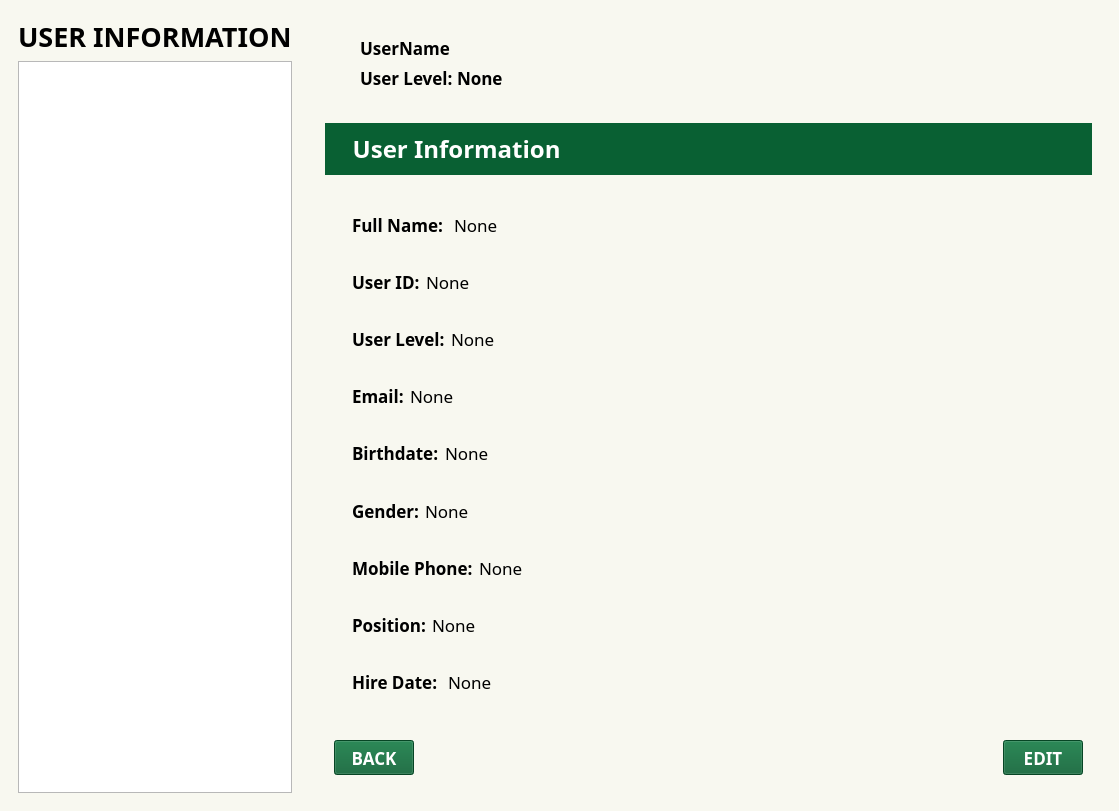
<?xml version="1.0" encoding="UTF-8"?>
<ui version="4.0">
 <class>MainWindow</class>
 <widget class="QMainWindow" name="MainWindow">
  <property name="geometry">
   <rect>
    <x>0</x>
    <y>0</y>
    <width>1063</width>
    <height>811</height>
   </rect>
  </property>
  <property name="windowTitle">
   <string>MainWindow</string>
  </property>
  <widget class="QWidget" name="centralwidget">
   <property name="styleSheet">
    <string notr="true">#centralwidget{
background-color: #F8F8F0
}</string>
   </property>
   <layout class="QGridLayout" name="gridLayout">
    <item row="0" column="0">
     <widget class="QWidget" name="widget" native="true">
      <layout class="QVBoxLayout" name="verticalLayout_9">
       <item>
        <widget class="QLabel" name="label">
         <property name="font">
          <font>
           <family>DM Sans</family>
           <pointsize>20</pointsize>
           <weight>75</weight>
           <italic>false</italic>
           <bold>true</bold>
          </font>
         </property>
         <property name="text">
          <string>USER INFORMATION</string>
         </property>
        </widget>
       </item>
       <item>
        <widget class="QListWidget" name="accountList">
         <property name="font">
          <font>
           <family>DM Sans</family>
           <pointsize>13</pointsize>
          </font>
         </property>
        </widget>
       </item>
      </layout>
     </widget>
    </item>
    <item row="0" column="1">
     <widget class="QWidget" name="widget_2" native="true">
      <property name="styleSheet">
       <string notr="true">#widget{
background-color: #F8F8F0;
border: 2px solid #096033;
}
</string>
      </property>
      <layout class="QVBoxLayout" name="verticalLayout_6">
       <item>
        <widget class="QWidget" name="widget_10" native="true">
         <property name="sizePolicy">
          <sizepolicy hsizetype="Preferred" vsizetype="Fixed">
           <horstretch>0</horstretch>
           <verstretch>0</verstretch>
          </sizepolicy>
         </property>
         <layout class="QHBoxLayout" name="horizontalLayout_17">
          <item>
           <widget class="QLabel" name="label_16">
            <property name="text">
             <string/>
            </property>
            <property name="pixmap">
             <pixmap>../../../../../../../../Downloads/ICONS/profile.png</pixmap>
            </property>
            <property name="scaledContents">
             <bool>true</bool>
            </property>
           </widget>
          </item>
          <item>
           <widget class="QLabel" name="CUIcon_L">
            <property name="sizePolicy">
             <sizepolicy hsizetype="Minimum" vsizetype="Minimum">
              <horstretch>0</horstretch>
              <verstretch>0</verstretch>
             </sizepolicy>
            </property>
            <property name="maximumSize">
             <size>
              <width>50</width>
              <height>50</height>
             </size>
            </property>
            <property name="text">
             <string/>
            </property>
            <property name="pixmap">
             <pixmap resource="../../../assets/All_In_Resource.qrc">:/Icons/Icons/profile.png</pixmap>
            </property>
            <property name="scaledContents">
             <bool>true</bool>
            </property>
           </widget>
          </item>
          <item>
           <widget class="QWidget" name="widget_25" native="true">
            <layout class="QVBoxLayout" name="verticalLayout_5">
             <item>
              <widget class="QLabel" name="CUName_L">
               <property name="font">
                <font>
                 <family>DM Sans</family>
                 <pointsize>13</pointsize>
                 <weight>75</weight>
                 <bold>true</bold>
                </font>
               </property>
               <property name="text">
                <string>UserName</string>
               </property>
              </widget>
             </item>
             <item>
              <widget class="QWidget" name="widget_11" native="true">
               <layout class="QHBoxLayout" name="horizontalLayout_5">
                <property name="spacing">
                 <number>0</number>
                </property>
                <property name="leftMargin">
                 <number>0</number>
                </property>
                <property name="topMargin">
                 <number>0</number>
                </property>
                <property name="rightMargin">
                 <number>0</number>
                </property>
                <property name="bottomMargin">
                 <number>0</number>
                </property>
                <item>
                 <widget class="QLabel" name="label_18">
                  <property name="font">
                   <font>
                    <family>DM Sans</family>
                    <pointsize>13</pointsize>
                    <weight>75</weight>
                    <bold>true</bold>
                   </font>
                  </property>
                  <property name="text">
                   <string>User Level: </string>
                  </property>
                 </widget>
                </item>
                <item>
                 <widget class="QLabel" name="CULevel_L">
                  <property name="font">
                   <font>
                    <family>DM Sans</family>
                    <pointsize>13</pointsize>
                    <weight>75</weight>
                    <bold>true</bold>
                   </font>
                  </property>
                  <property name="text">
                   <string>None</string>
                  </property>
                 </widget>
                </item>
               </layout>
              </widget>
             </item>
            </layout>
           </widget>
          </item>
          <item>
           <spacer name="horizontalSpacer_14">
            <property name="orientation">
             <enum>Qt::Horizontal</enum>
            </property>
            <property name="sizeHint" stdset="0">
             <size>
              <width>526</width>
              <height>20</height>
             </size>
            </property>
           </spacer>
          </item>
         </layout>
        </widget>
       </item>
       <item>
        <widget class="QWidget" name="widget_12" native="true">
         <layout class="QVBoxLayout" name="verticalLayout_7">
          <item>
           <widget class="QWidget" name="widget_13" native="true">
            <property name="sizePolicy">
             <sizepolicy hsizetype="Preferred" vsizetype="Fixed">
              <horstretch>0</horstretch>
              <verstretch>0</verstretch>
             </sizepolicy>
            </property>
            <property name="styleSheet">
             <string notr="true">background-color: #096033</string>
            </property>
            <layout class="QHBoxLayout" name="horizontalLayout_6">
             <item>
              <widget class="QLabel" name="label_20">
               <property name="font">
                <font>
                 <family>DM Sans</family>
                 <pointsize>18</pointsize>
                 <weight>75</weight>
                 <italic>false</italic>
                 <bold>true</bold>
                </font>
               </property>
               <property name="styleSheet">
                <string notr="true">color: white;</string>
               </property>
               <property name="text">
                <string>   User Information</string>
               </property>
              </widget>
             </item>
            </layout>
           </widget>
          </item>
          <item>
           <widget class="QWidget" name="widget_14" native="true">
            <layout class="QHBoxLayout" name="horizontalLayout_12">
             <item>
              <widget class="QWidget" name="widget_15" native="true">
               <property name="styleSheet">
                <string notr="true"/>
               </property>
               <layout class="QVBoxLayout" name="verticalLayout_8">
                <item>
                 <widget class="QWidget" name="widget_16" native="true">
                  <layout class="QHBoxLayout" name="horizontalLayout_7">
                   <item>
                    <widget class="QLabel" name="label_22">
                     <property name="font">
                      <font>
                       <family>DM Sans</family>
                       <pointsize>13</pointsize>
                       <weight>75</weight>
                       <bold>true</bold>
                      </font>
                     </property>
                     <property name="text">
                      <string>Full Name: </string>
                     </property>
                    </widget>
                   </item>
                   <item>
                    <widget class="QLabel" name="Name_L">
                     <property name="font">
                      <font>
                       <family>DM Sans</family>
                       <pointsize>13</pointsize>
                      </font>
                     </property>
                     <property name="text">
                      <string>None</string>
                     </property>
                    </widget>
                   </item>
                   <item>
                    <spacer name="horizontalSpacer_4">
                     <property name="orientation">
                      <enum>Qt::Horizontal</enum>
                     </property>
                     <property name="sizeHint" stdset="0">
                      <size>
                       <width>343</width>
                       <height>20</height>
                      </size>
                     </property>
                    </spacer>
                   </item>
                  </layout>
                 </widget>
                </item>
                <item>
                 <widget class="QWidget" name="widget_3" native="true">
                  <layout class="QHBoxLayout" name="horizontalLayout">
                   <item>
                    <widget class="QLabel" name="label_3">
                     <property name="font">
                      <font>
                       <family>DM Sans</family>
                       <pointsize>13</pointsize>
                       <weight>75</weight>
                       <bold>true</bold>
                      </font>
                     </property>
                     <property name="text">
                      <string>User ID:</string>
                     </property>
                    </widget>
                   </item>
                   <item>
                    <widget class="QLabel" name="SUID_L">
                     <property name="font">
                      <font>
                       <family>DM Sans</family>
                       <pointsize>13</pointsize>
                      </font>
                     </property>
                     <property name="text">
                      <string>None</string>
                     </property>
                    </widget>
                   </item>
                   <item>
                    <spacer name="horizontalSpacer">
                     <property name="orientation">
                      <enum>Qt::Horizontal</enum>
                     </property>
                     <property name="sizeHint" stdset="0">
                      <size>
                       <width>40</width>
                       <height>20</height>
                      </size>
                     </property>
                    </spacer>
                   </item>
                  </layout>
                 </widget>
                </item>
                <item>
                 <widget class="QWidget" name="widget_17" native="true">
                  <layout class="QHBoxLayout" name="horizontalLayout_8">
                   <item>
                    <widget class="QLabel" name="label_24">
                     <property name="font">
                      <font>
                       <family>DM Sans</family>
                       <pointsize>13</pointsize>
                       <weight>75</weight>
                       <bold>true</bold>
                      </font>
                     </property>
                     <property name="text">
                      <string>User Level:</string>
                     </property>
                    </widget>
                   </item>
                   <item>
                    <widget class="QLabel" name="ULevel_L">
                     <property name="font">
                      <font>
                       <family>DM Sans</family>
                       <pointsize>13</pointsize>
                      </font>
                     </property>
                     <property name="text">
                      <string>None</string>
                     </property>
                    </widget>
                   </item>
                   <item>
                    <spacer name="horizontalSpacer_5">
                     <property name="orientation">
                      <enum>Qt::Horizontal</enum>
                     </property>
                     <property name="sizeHint" stdset="0">
                      <size>
                       <width>343</width>
                       <height>20</height>
                      </size>
                     </property>
                    </spacer>
                   </item>
                  </layout>
                 </widget>
                </item>
                <item>
                 <widget class="QWidget" name="widget_18" native="true">
                  <layout class="QHBoxLayout" name="horizontalLayout_9">
                   <item>
                    <widget class="QLabel" name="label_26">
                     <property name="font">
                      <font>
                       <family>DM Sans</family>
                       <pointsize>13</pointsize>
                       <weight>75</weight>
                       <bold>true</bold>
                      </font>
                     </property>
                     <property name="text">
                      <string>Email:</string>
                     </property>
                    </widget>
                   </item>
                   <item>
                    <widget class="QLabel" name="Email_L">
                     <property name="font">
                      <font>
                       <family>DM Sans</family>
                       <pointsize>13</pointsize>
                      </font>
                     </property>
                     <property name="text">
                      <string>None</string>
                     </property>
                    </widget>
                   </item>
                   <item>
                    <spacer name="horizontalSpacer_6">
                     <property name="orientation">
                      <enum>Qt::Horizontal</enum>
                     </property>
                     <property name="sizeHint" stdset="0">
                      <size>
                       <width>343</width>
                       <height>20</height>
                      </size>
                     </property>
                    </spacer>
                   </item>
                  </layout>
                 </widget>
                </item>
                <item>
                 <widget class="QWidget" name="widget_19" native="true">
                  <layout class="QHBoxLayout" name="horizontalLayout_10">
                   <item>
                    <widget class="QLabel" name="label_28">
                     <property name="font">
                      <font>
                       <family>DM Sans</family>
                       <pointsize>13</pointsize>
                       <weight>75</weight>
                       <bold>true</bold>
                      </font>
                     </property>
                     <property name="text">
                      <string>Birthdate:</string>
                     </property>
                    </widget>
                   </item>
                   <item>
                    <widget class="QLabel" name="BDay_L">
                     <property name="font">
                      <font>
                       <family>DM Sans</family>
                       <pointsize>13</pointsize>
                      </font>
                     </property>
                     <property name="text">
                      <string>None</string>
                     </property>
                    </widget>
                   </item>
                   <item>
                    <spacer name="horizontalSpacer_7">
                     <property name="orientation">
                      <enum>Qt::Horizontal</enum>
                     </property>
                     <property name="sizeHint" stdset="0">
                      <size>
                       <width>343</width>
                       <height>20</height>
                      </size>
                     </property>
                    </spacer>
                   </item>
                  </layout>
                 </widget>
                </item>
                <item>
                 <widget class="QWidget" name="widget_20" native="true">
                  <layout class="QHBoxLayout" name="horizontalLayout_11">
                   <item>
                    <widget class="QLabel" name="label_30">
                     <property name="font">
                      <font>
                       <family>DM Sans</family>
                       <pointsize>13</pointsize>
                       <weight>75</weight>
                       <bold>true</bold>
                      </font>
                     </property>
                     <property name="text">
                      <string>Gender:</string>
                     </property>
                    </widget>
                   </item>
                   <item>
                    <widget class="QLabel" name="Sex_L">
                     <property name="font">
                      <font>
                       <family>DM Sans</family>
                       <pointsize>13</pointsize>
                      </font>
                     </property>
                     <property name="text">
                      <string>None</string>
                     </property>
                    </widget>
                   </item>
                   <item>
                    <spacer name="horizontalSpacer_8">
                     <property name="orientation">
                      <enum>Qt::Horizontal</enum>
                     </property>
                     <property name="sizeHint" stdset="0">
                      <size>
                       <width>343</width>
                       <height>20</height>
                      </size>
                     </property>
                    </spacer>
                   </item>
                  </layout>
                 </widget>
                </item>
                <item>
                 <widget class="QWidget" name="widget_21" native="true">
                  <layout class="QHBoxLayout" name="horizontalLayout_13">
                   <item>
                    <widget class="QLabel" name="label_32">
                     <property name="font">
                      <font>
                       <family>DM Sans</family>
                       <pointsize>13</pointsize>
                       <weight>75</weight>
                       <bold>true</bold>
                      </font>
                     </property>
                     <property name="text">
                      <string>Mobile Phone:</string>
                     </property>
                    </widget>
                   </item>
                   <item>
                    <widget class="QLabel" name="Phono_L">
                     <property name="font">
                      <font>
                       <family>DM Sans</family>
                       <pointsize>13</pointsize>
                      </font>
                     </property>
                     <property name="text">
                      <string>None</string>
                     </property>
                    </widget>
                   </item>
                   <item>
                    <spacer name="horizontalSpacer_9">
                     <property name="orientation">
                      <enum>Qt::Horizontal</enum>
                     </property>
                     <property name="sizeHint" stdset="0">
                      <size>
                       <width>343</width>
                       <height>20</height>
                      </size>
                     </property>
                    </spacer>
                   </item>
                  </layout>
                 </widget>
                </item>
                <item>
                 <widget class="QWidget" name="widget_22" native="true">
                  <layout class="QHBoxLayout" name="horizontalLayout_14">
                   <item>
                    <widget class="QLabel" name="label_34">
                     <property name="font">
                      <font>
                       <family>DM Sans</family>
                       <pointsize>13</pointsize>
                       <weight>75</weight>
                       <bold>true</bold>
                      </font>
                     </property>
                     <property name="text">
                      <string>Position:</string>
                     </property>
                    </widget>
                   </item>
                   <item>
                    <widget class="QLabel" name="Pos_L">
                     <property name="font">
                      <font>
                       <family>DM Sans</family>
                       <pointsize>13</pointsize>
                      </font>
                     </property>
                     <property name="text">
                      <string>None</string>
                     </property>
                    </widget>
                   </item>
                   <item>
                    <spacer name="horizontalSpacer_11">
                     <property name="orientation">
                      <enum>Qt::Horizontal</enum>
                     </property>
                     <property name="sizeHint" stdset="0">
                      <size>
                       <width>343</width>
                       <height>20</height>
                      </size>
                     </property>
                    </spacer>
                   </item>
                  </layout>
                 </widget>
                </item>
                <item>
                 <widget class="QWidget" name="widget_23" native="true">
                  <layout class="QHBoxLayout" name="horizontalLayout_15">
                   <item>
                    <widget class="QLabel" name="label_36">
                     <property name="font">
                      <font>
                       <family>DM Sans</family>
                       <pointsize>13</pointsize>
                       <weight>75</weight>
                       <bold>true</bold>
                      </font>
                     </property>
                     <property name="text">
                      <string>Hire Date: </string>
                     </property>
                    </widget>
                   </item>
                   <item>
                    <widget class="QLabel" name="HDate_L">
                     <property name="font">
                      <font>
                       <family>DM Sans</family>
                       <pointsize>13</pointsize>
                      </font>
                     </property>
                     <property name="text">
                      <string>None</string>
                     </property>
                    </widget>
                   </item>
                   <item>
                    <spacer name="horizontalSpacer_12">
                     <property name="orientation">
                      <enum>Qt::Horizontal</enum>
                     </property>
                     <property name="sizeHint" stdset="0">
                      <size>
                       <width>343</width>
                       <height>20</height>
                      </size>
                     </property>
                    </spacer>
                   </item>
                  </layout>
                 </widget>
                </item>
               </layout>
              </widget>
             </item>
            </layout>
           </widget>
          </item>
          <item>
           <widget class="QWidget" name="widget_24" native="true">
            <property name="sizePolicy">
             <sizepolicy hsizetype="Minimum" vsizetype="Fixed">
              <horstretch>0</horstretch>
              <verstretch>0</verstretch>
             </sizepolicy>
            </property>
            <layout class="QHBoxLayout" name="horizontalLayout_16">
             <item>
              <widget class="QPushButton" name="back_btn">
               <property name="sizePolicy">
                <sizepolicy hsizetype="Fixed" vsizetype="Fixed">
                 <horstretch>0</horstretch>
                 <verstretch>0</verstretch>
                </sizepolicy>
               </property>
               <property name="minimumSize">
                <size>
                 <width>25</width>
                 <height>35</height>
                </size>
               </property>
               <property name="font">
                <font>
                 <family>DM Sans</family>
                 <pointsize>13</pointsize>
                 <weight>75</weight>
                 <bold>true</bold>
                </font>
               </property>
               <property name="styleSheet">
                <string notr="true">background-color: #096033;
color: white;
</string>
               </property>
               <property name="text">
                <string>BACK</string>
               </property>
              </widget>
             </item>
             <item>
              <spacer name="horizontalSpacer_10">
               <property name="orientation">
                <enum>Qt::Horizontal</enum>
               </property>
               <property name="sizeHint" stdset="0">
                <size>
                 <width>583</width>
                 <height>20</height>
                </size>
               </property>
              </spacer>
             </item>
             <item>
              <widget class="QPushButton" name="Edit_btn">
               <property name="minimumSize">
                <size>
                 <width>25</width>
                 <height>35</height>
                </size>
               </property>
               <property name="font">
                <font>
                 <family>DM Sans</family>
                 <pointsize>13</pointsize>
                 <weight>75</weight>
                 <bold>true</bold>
                </font>
               </property>
               <property name="styleSheet">
                <string notr="true">background-color: #096033;
color: white;</string>
               </property>
               <property name="text">
                <string>EDIT</string>
               </property>
              </widget>
             </item>
            </layout>
           </widget>
          </item>
         </layout>
        </widget>
       </item>
      </layout>
     </widget>
    </item>
   </layout>
  </widget>
 </widget>
 <resources>
  <include location="../../../assets/All_In_Resource.qrc"/>
 </resources>
 <connections/>
</ui>
